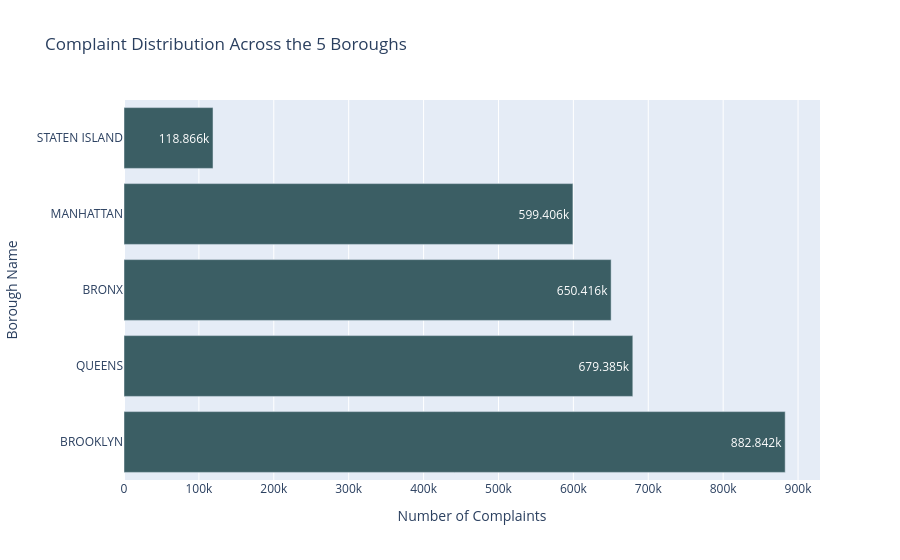

The notebook cell saved with this chart:
### Code cell
px.bar(data_frame= plot_df , y='borough', x='count' , text_auto=True,
                   labels={'borough' : 'Borough Name' , 'count':'Number of Complaints'} , title='Complaint Distribution Across the 5 Boroughs' ,color_discrete_sequence= ["#3B5E64"])

### Figure 1 — Plotly figure (JSON) as saved in the notebook; plotly's stock layout.template omitted (floating-point values rounded to 4 significant figures)
{"data": [{"hovertemplate": "Number of Complaints=%{x}<br>Borough Name=%{y}<extra></extra>", "legendgroup": "", "marker": {"color": "#3B5E64", "pattern": {"shape": ""}}, "name": "", "orientation": "h", "showlegend": false, "textposition": "auto", "texttemplate": "%{x}", "type": "bar", "x": [882842, 679385, 650416, 599406, 118866], "xaxis": "x", "y": ["BROOKLYN", "QUEENS", "BRONX", "MANHATTAN", "STATEN ISLAND"], "yaxis": "y"}], "layout": {"barmode": "relative", "legend": {"tracegroupgap": 0}, "title": {"text": "Complaint Distribution Across the 5 Boroughs"}, "xaxis": {"anchor": "y", "domain": [0, 1], "title": {"text": "Number of Complaints"}}, "yaxis": {"anchor": "x", "domain": [0, 1], "title": {"text": "Borough Name"}}}}
